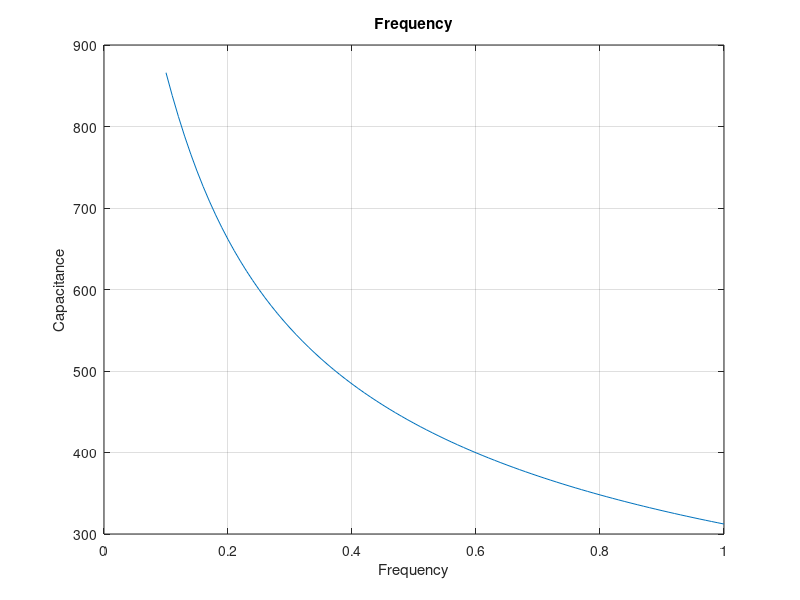

MATLAB code to generate this figure:
% For an electrical circuit with an inductance L=0.01mH and resistance
% R=100ohms. Damped natural frequency of oscillation . Calculate and plot
% the frequency for different values of C varying from 0,1 to 1 in steps of
% 0.1

clc
L=0.00001;
R=100;
C=0.1:0.01:1;
f=sqrt(1./(L.*C)-R^2./(4*C.^2));
plot(C,f)
grid on
xlabel('Frequency')
ylabel('Capacitance')
title('Frequency')

